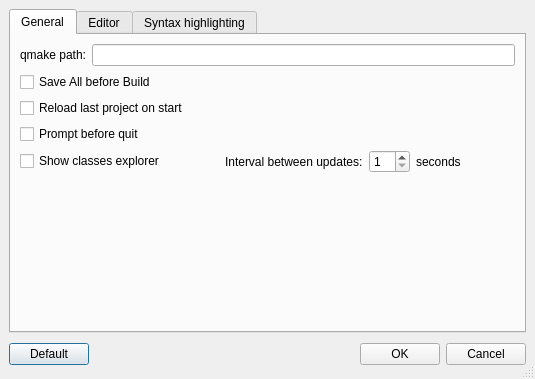
<ui version="4.0" >
 <author></author>
 <comment></comment>
 <exportmacro></exportmacro>
 <class>Options</class>
 <widget class="QDialog" name="Options" >
  <property name="geometry" >
   <rect>
    <x>0</x>
    <y>0</y>
    <width>535</width>
    <height>379</height>
   </rect>
  </property>
  <property name="windowTitle" >
   <string>Options</string>
  </property>
  <property name="windowIcon" >
   <iconset resource="../resources/resources.qrc" >:/divers/images/logo.png</iconset>
  </property>
  <property name="sizeGripEnabled" >
   <bool>true</bool>
  </property>
  <layout class="QGridLayout" >
   <property name="margin" >
    <number>9</number>
   </property>
   <property name="spacing" >
    <number>6</number>
   </property>
   <item row="0" column="0" >
    <widget class="QTabWidget" name="tabWidget" >
     <property name="currentIndex" >
      <number>0</number>
     </property>
     <widget class="QWidget" name="tabGeneral" >
      <attribute name="title" >
       <string>General</string>
      </attribute>
      <layout class="QGridLayout" >
       <property name="margin" >
        <number>9</number>
       </property>
       <property name="spacing" >
        <number>6</number>
       </property>
       <item row="0" column="0" >
        <layout class="QVBoxLayout" >
         <property name="margin" >
          <number>0</number>
         </property>
         <property name="spacing" >
          <number>6</number>
         </property>
         <item>
          <layout class="QHBoxLayout" >
           <property name="margin" >
            <number>0</number>
           </property>
           <property name="spacing" >
            <number>6</number>
           </property>
           <item>
            <widget class="QLabel" name="label_12" >
             <property name="text" >
              <string>qmake path:</string>
             </property>
            </widget>
           </item>
           <item>
            <widget class="QLineEdit" name="qmakePath" />
           </item>
          </layout>
         </item>
         <item>
          <widget class="QCheckBox" name="saveAll" >
           <property name="text" >
            <string>Save All before Build</string>
           </property>
           <property name="checked" >
            <bool>false</bool>
           </property>
          </widget>
         </item>
         <item>
          <widget class="QCheckBox" name="restore" >
           <property name="text" >
            <string>Reload last project on start</string>
           </property>
           <property name="checked" >
            <bool>false</bool>
           </property>
          </widget>
         </item>
         <item>
          <widget class="QCheckBox" name="promptBeforeQuit" >
           <property name="text" >
            <string>Prompt before quit</string>
           </property>
          </widget>
         </item>
         <item>
          <layout class="QHBoxLayout" >
           <property name="margin" >
            <number>0</number>
           </property>
           <property name="spacing" >
            <number>6</number>
           </property>
           <item>
            <widget class="QCheckBox" name="showTreeClasses" >
             <property name="text" >
              <string>Show classes explorer</string>
             </property>
            </widget>
           </item>
           <item>
            <spacer>
             <property name="orientation" >
              <enum>Qt::Horizontal</enum>
             </property>
             <property name="sizeHint" >
              <size>
               <width>40</width>
               <height>20</height>
              </size>
             </property>
            </spacer>
           </item>
           <item>
            <widget class="QLabel" name="label_13" >
             <property name="text" >
              <string>Interval between updates:</string>
             </property>
            </widget>
           </item>
           <item>
            <widget class="QSpinBox" name="interval" >
             <property name="minimum" >
              <number>1</number>
             </property>
            </widget>
           </item>
           <item>
            <widget class="QLabel" name="label_14" >
             <property name="text" >
              <string>seconds</string>
             </property>
            </widget>
           </item>
           <item>
            <spacer>
             <property name="orientation" >
              <enum>Qt::Horizontal</enum>
             </property>
             <property name="sizeHint" >
              <size>
               <width>40</width>
               <height>20</height>
              </size>
             </property>
            </spacer>
           </item>
          </layout>
         </item>
         <item>
          <spacer>
           <property name="orientation" >
            <enum>Qt::Vertical</enum>
           </property>
           <property name="sizeHint" >
            <size>
             <width>20</width>
             <height>40</height>
            </size>
           </property>
          </spacer>
         </item>
        </layout>
       </item>
      </layout>
     </widget>
     <widget class="QWidget" name="tabEditeur" >
      <attribute name="title" >
       <string>Editor</string>
      </attribute>
      <layout class="QVBoxLayout" >
       <property name="margin" >
        <number>9</number>
       </property>
       <property name="spacing" >
        <number>6</number>
       </property>
       <item>
        <layout class="QHBoxLayout" >
         <property name="margin" >
          <number>0</number>
         </property>
         <property name="spacing" >
          <number>6</number>
         </property>
         <item>
          <layout class="QVBoxLayout" >
           <property name="margin" >
            <number>0</number>
           </property>
           <property name="spacing" >
            <number>6</number>
           </property>
           <item>
            <widget class="QLabel" name="label_11" >
             <property name="text" >
              <string>Font:</string>
             </property>
            </widget>
           </item>
           <item>
            <widget class="QLabel" name="label_2" >
             <property name="text" >
              <string>End of line</string>
             </property>
            </widget>
           </item>
           <item>
            <widget class="QLabel" name="label_3" >
             <property name="text" >
              <string>Tab size</string>
             </property>
            </widget>
           </item>
           <item>
            <widget class="QCheckBox" name="groupHighlightCurrentLine" >
             <property name="text" >
              <string>Current line background</string>
             </property>
            </widget>
           </item>
           <item>
            <widget class="QLabel" name="label" >
             <property name="text" >
              <string>Text background</string>
             </property>
            </widget>
           </item>
          </layout>
         </item>
         <item>
          <layout class="QVBoxLayout" >
           <property name="margin" >
            <number>0</number>
           </property>
           <property name="spacing" >
            <number>6</number>
           </property>
           <item>
            <layout class="QHBoxLayout" >
             <property name="margin" >
              <number>0</number>
             </property>
             <property name="spacing" >
              <number>6</number>
             </property>
             <item>
              <widget class="QComboBox" name="comboFont" />
             </item>
             <item>
              <widget class="QSpinBox" name="fontSize" >
               <property name="sizePolicy" >
                <sizepolicy>
                 <hsizetype>4</hsizetype>
                 <vsizetype>0</vsizetype>
                 <horstretch>0</horstretch>
                 <verstretch>0</verstretch>
                </sizepolicy>
               </property>
              </widget>
             </item>
            </layout>
           </item>
           <item>
            <widget class="QComboBox" name="endLine" >
             <item>
              <property name="text" >
               <string>Default</string>
              </property>
             </item>
             <item>
              <property name="text" >
               <string>Unix</string>
              </property>
             </item>
             <item>
              <property name="text" >
               <string>Dos/Windows</string>
              </property>
             </item>
            </widget>
           </item>
           <item>
            <layout class="QHBoxLayout" >
             <property name="margin" >
              <number>0</number>
             </property>
             <property name="spacing" >
              <number>6</number>
             </property>
             <item>
              <widget class="QSpinBox" name="tabStopWidth" />
             </item>
             <item>
              <widget class="QCheckBox" name="tabSpaces" >
               <property name="text" >
                <string>Replace Tab by spaces</string>
               </property>
              </widget>
             </item>
            </layout>
           </item>
           <item>
            <layout class="QHBoxLayout" >
             <property name="margin" >
              <number>0</number>
             </property>
             <property name="spacing" >
              <number>6</number>
             </property>
             <item>
              <widget class="QToolButton" name="lineColor" >
               <property name="text" >
                <string>...</string>
               </property>
              </widget>
             </item>
             <item>
              <spacer>
               <property name="orientation" >
                <enum>Qt::Horizontal</enum>
               </property>
               <property name="sizeHint" >
                <size>
                 <width>40</width>
                 <height>20</height>
                </size>
               </property>
              </spacer>
             </item>
            </layout>
           </item>
           <item>
            <layout class="QHBoxLayout" >
             <property name="margin" >
              <number>0</number>
             </property>
             <property name="spacing" >
              <number>6</number>
             </property>
             <item>
              <widget class="QToolButton" name="background" >
               <property name="text" >
                <string>...</string>
               </property>
              </widget>
             </item>
             <item>
              <spacer>
               <property name="orientation" >
                <enum>Qt::Horizontal</enum>
               </property>
               <property name="sizeHint" >
                <size>
                 <width>40</width>
                 <height>20</height>
                </size>
               </property>
              </spacer>
             </item>
            </layout>
           </item>
          </layout>
         </item>
        </layout>
       </item>
       <item>
        <widget class="QGroupBox" name="groupBox_6" >
         <property name="title" >
          <string>options</string>
         </property>
         <layout class="QGridLayout" >
          <property name="margin" >
           <number>9</number>
          </property>
          <property name="spacing" >
           <number>6</number>
          </property>
          <item row="0" column="0" >
           <widget class="QCheckBox" name="numbers" >
            <property name="text" >
             <string>Line numbers</string>
            </property>
           </widget>
          </item>
          <item row="2" column="1" >
           <widget class="QCheckBox" name="highlight" >
            <property name="text" >
             <string>Syntax highlighting</string>
            </property>
            <property name="checked" >
             <bool>false</bool>
            </property>
           </widget>
          </item>
          <item row="1" column="1" >
           <widget class="QCheckBox" name="brackets" >
            <property name="text" >
             <string>Auto-Brackets</string>
            </property>
           </widget>
          </item>
          <item row="1" column="0" >
           <widget class="QCheckBox" name="selectionBorder" >
            <property name="text" >
             <string>Selection border</string>
            </property>
           </widget>
          </item>
          <item row="2" column="0" >
           <widget class="QCheckBox" name="completion" >
            <property name="text" >
             <string>Complete Code</string>
            </property>
           </widget>
          </item>
          <item row="0" column="1" >
           <widget class="QCheckBox" name="indent" >
            <property name="text" >
             <string>Autoindent</string>
            </property>
           </widget>
          </item>
         </layout>
        </widget>
       </item>
       <item>
        <spacer>
         <property name="orientation" >
          <enum>Qt::Vertical</enum>
         </property>
         <property name="sizeHint" >
          <size>
           <width>20</width>
           <height>40</height>
          </size>
         </property>
        </spacer>
       </item>
      </layout>
     </widget>
     <widget class="QWidget" name="tab" >
      <attribute name="title" >
       <string>Syntax highlighting</string>
      </attribute>
      <layout class="QGridLayout" >
       <property name="margin" >
        <number>9</number>
       </property>
       <property name="spacing" >
        <number>6</number>
       </property>
       <item row="1" column="1" >
        <spacer>
         <property name="orientation" >
          <enum>Qt::Vertical</enum>
         </property>
         <property name="sizeHint" >
          <size>
           <width>20</width>
           <height>40</height>
          </size>
         </property>
        </spacer>
       </item>
       <item row="0" column="1" >
        <layout class="QHBoxLayout" >
         <property name="margin" >
          <number>0</number>
         </property>
         <property name="spacing" >
          <number>6</number>
         </property>
         <item>
          <layout class="QVBoxLayout" >
           <property name="margin" >
            <number>0</number>
           </property>
           <property name="spacing" >
            <number>6</number>
           </property>
           <item>
            <widget class="QLabel" name="label_9" >
             <property name="text" >
              <string>Function/method names :</string>
             </property>
            </widget>
           </item>
           <item>
            <widget class="QLabel" name="label_4" >
             <property name="text" >
              <string>Preprocessor :</string>
             </property>
            </widget>
           </item>
           <item>
            <widget class="QLabel" name="label_6" >
             <property name="text" >
              <string>Qt words :</string>
             </property>
            </widget>
           </item>
           <item>
            <widget class="QLabel" name="label_10" >
             <property name="text" >
              <string>Keywords :</string>
             </property>
            </widget>
           </item>
           <item>
            <widget class="QLabel" name="label_5" >
             <property name="text" >
              <string>Single comments :</string>
             </property>
            </widget>
           </item>
           <item>
            <widget class="QLabel" name="label_7" >
             <property name="text" >
              <string>Multiline comments :</string>
             </property>
            </widget>
           </item>
           <item>
            <widget class="QLabel" name="label_8" >
             <property name="text" >
              <string>Quotation strings :</string>
             </property>
            </widget>
           </item>
          </layout>
         </item>
         <item>
          <layout class="QVBoxLayout" >
           <property name="margin" >
            <number>0</number>
           </property>
           <property name="spacing" >
            <number>6</number>
           </property>
           <item>
            <widget class="QToolButton" name="methods" >
             <property name="text" >
              <string>...</string>
             </property>
            </widget>
           </item>
           <item>
            <widget class="QToolButton" name="preprocessor" >
             <property name="text" >
              <string>...</string>
             </property>
            </widget>
           </item>
           <item>
            <widget class="QToolButton" name="qtWords" >
             <property name="text" >
              <string>...</string>
             </property>
            </widget>
           </item>
           <item>
            <widget class="QToolButton" name="keywords" >
             <property name="text" >
              <string>...</string>
             </property>
            </widget>
           </item>
           <item>
            <widget class="QToolButton" name="singleComment" >
             <property name="text" >
              <string>...</string>
             </property>
            </widget>
           </item>
           <item>
            <widget class="QToolButton" name="multilinesComment" >
             <property name="text" >
              <string>...</string>
             </property>
            </widget>
           </item>
           <item>
            <widget class="QToolButton" name="quotation" >
             <property name="text" >
              <string>...</string>
             </property>
            </widget>
           </item>
          </layout>
         </item>
        </layout>
       </item>
       <item rowspan="2" row="0" column="0" >
        <widget class="QTextEdit" name="textEdit" >
         <property name="font" >
          <font>
           <family>MS Shell Dlg 2</family>
           <pointsize>9</pointsize>
           <weight>50</weight>
           <italic>false</italic>
           <bold>false</bold>
           <underline>false</underline>
           <strikeout>false</strikeout>
          </font>
         </property>
         <property name="lineWrapMode" >
          <enum>QTextEdit::NoWrap</enum>
         </property>
         <property name="readOnly" >
          <bool>true</bool>
         </property>
         <property name="html" >
          <string>&lt;html>&lt;head>&lt;meta name="qrichtext" content="1" />&lt;/head>&lt;body style=" white-space: pre-wrap; font-family:MS Shell Dlg 2; font-size:9pt; font-weight:400; font-style:normal; text-decoration:none;">&lt;p style=" margin-top:0px; margin-bottom:0px; margin-left:0px; margin-right:0px; -qt-block-indent:0; text-indent:0px; font-family:MS; font-size:8pt;">&lt;span style=" font-size:10pt;">/*&lt;/span>&lt;/p>&lt;p style=" margin-top:0px; margin-bottom:0px; margin-left:0px; margin-right:0px; -qt-block-indent:0; text-indent:0px; font-family:MS; font-size:10pt;">* Multi-lines&lt;/p>&lt;p style=" margin-top:0px; margin-bottom:0px; margin-left:0px; margin-right:0px; -qt-block-indent:0; text-indent:0px; font-family:MS; font-size:10pt;">* comments &lt;/p>&lt;p style=" margin-top:0px; margin-bottom:0px; margin-left:0px; margin-right:0px; -qt-block-indent:0; text-indent:0px; font-family:MS; font-size:10pt;">*/&lt;/p>&lt;p style="-qt-paragraph-type:empty; margin-top:0px; margin-bottom:0px; margin-left:0px; margin-right:0px; -qt-block-indent:0; text-indent:0px; font-family:MS; font-size:10pt;">&lt;/p>&lt;p style=" margin-top:0px; margin-bottom:0px; margin-left:0px; margin-right:0px; -qt-block-indent:0; text-indent:0px; font-family:MS; font-size:10pt;">#include &amp;lt;QApplication&amp;gt;&lt;/p>&lt;p style=" margin-top:0px; margin-bottom:0px; margin-left:0px; margin-right:0px; -qt-block-indent:0; text-indent:0px; font-family:MS; font-size:10pt;">// Single line comments &lt;/p>&lt;p style=" margin-top:0px; margin-bottom:0px; margin-left:0px; margin-right:0px; -qt-block-indent:0; text-indent:0px; font-family:MS; font-size:10pt;">int main(int argc, char *argv[])&lt;/p>&lt;p style=" margin-top:0px; margin-bottom:0px; margin-left:0px; margin-right:0px; -qt-block-indent:0; text-indent:0px; font-family:MS; font-size:10pt;">{&lt;/p>&lt;p style=" margin-top:0px; margin-bottom:0px; margin-left:0px; margin-right:0px; -qt-block-indent:0; text-indent:0px; font-family:MS; font-size:10pt;">       QApplication app(argc, argv);&lt;/p>&lt;p style=" margin-top:0px; margin-bottom:0px; margin-left:0px; margin-right:0px; -qt-block-indent:0; text-indent:0px; font-family:MS; font-size:10pt;">       QString chaine = "between quotations";&lt;/p>&lt;p style=" margin-top:0px; margin-bottom:0px; margin-left:0px; margin-right:0px; -qt-block-indent:0; text-indent:0px; font-family:MS; font-size:10pt;">       QDialog *main = new QDialog;&lt;/p>&lt;p style=" margin-top:0px; margin-bottom:0px; margin-left:0px; margin-right:0px; -qt-block-indent:0; text-indent:0px; font-family:MS; font-size:10pt;">       main-&amp;gt;show();&lt;/p>&lt;p style=" margin-top:0px; margin-bottom:0px; margin-left:0px; margin-right:0px; -qt-block-indent:0; text-indent:0px; font-family:MS; font-size:10pt;">       return app.exec();&lt;/p>&lt;p style=" margin-top:0px; margin-bottom:0px; margin-left:0px; margin-right:0px; -qt-block-indent:0; text-indent:0px; font-family:MS; font-size:10pt;">}&lt;/p>&lt;/body>&lt;/html></string>
         </property>
        </widget>
       </item>
      </layout>
     </widget>
    </widget>
   </item>
   <item row="1" column="0" >
    <layout class="QHBoxLayout" >
     <property name="margin" >
      <number>0</number>
     </property>
     <property name="spacing" >
      <number>6</number>
     </property>
     <item>
      <widget class="QPushButton" name="defaults" >
       <property name="text" >
        <string>Default</string>
       </property>
      </widget>
     </item>
     <item>
      <spacer>
       <property name="orientation" >
        <enum>Qt::Horizontal</enum>
       </property>
       <property name="sizeHint" >
        <size>
         <width>131</width>
         <height>31</height>
        </size>
       </property>
      </spacer>
     </item>
     <item>
      <widget class="QPushButton" name="okButton" >
       <property name="text" >
        <string>OK</string>
       </property>
      </widget>
     </item>
     <item>
      <widget class="QPushButton" name="cancelButton" >
       <property name="text" >
        <string>Cancel</string>
       </property>
      </widget>
     </item>
    </layout>
   </item>
  </layout>
 </widget>
 <pixmapfunction></pixmapfunction>
 <resources>
  <include location="../resources/resources.qrc" />
 </resources>
 <connections>
  <connection>
   <sender>okButton</sender>
   <signal>clicked()</signal>
   <receiver>Options</receiver>
   <slot>accept()</slot>
   <hints>
    <hint type="sourcelabel" >
     <x>431</x>
     <y>366</y>
    </hint>
    <hint type="destinationlabel" >
     <x>96</x>
     <y>254</y>
    </hint>
   </hints>
  </connection>
  <connection>
   <sender>cancelButton</sender>
   <signal>clicked()</signal>
   <receiver>Options</receiver>
   <slot>reject()</slot>
   <hints>
    <hint type="sourcelabel" >
     <x>524</x>
     <y>366</y>
    </hint>
    <hint type="destinationlabel" >
     <x>179</x>
     <y>282</y>
    </hint>
   </hints>
  </connection>
  <connection>
   <sender>groupHighlightCurrentLine</sender>
   <signal>toggled(bool)</signal>
   <receiver>lineColor</receiver>
   <slot>setEnabled(bool)</slot>
   <hints>
    <hint type="sourcelabel" >
     <x>80</x>
     <y>156</y>
    </hint>
    <hint type="destinationlabel" >
     <x>199</x>
     <y>150</y>
    </hint>
   </hints>
  </connection>
  <connection>
   <sender>showTreeClasses</sender>
   <signal>toggled(bool)</signal>
   <receiver>interval</receiver>
   <slot>setEnabled(bool)</slot>
   <hints>
    <hint type="sourcelabel" >
     <x>84</x>
     <y>170</y>
    </hint>
    <hint type="destinationlabel" >
     <x>393</x>
     <y>169</y>
    </hint>
   </hints>
  </connection>
 </connections>
</ui>
